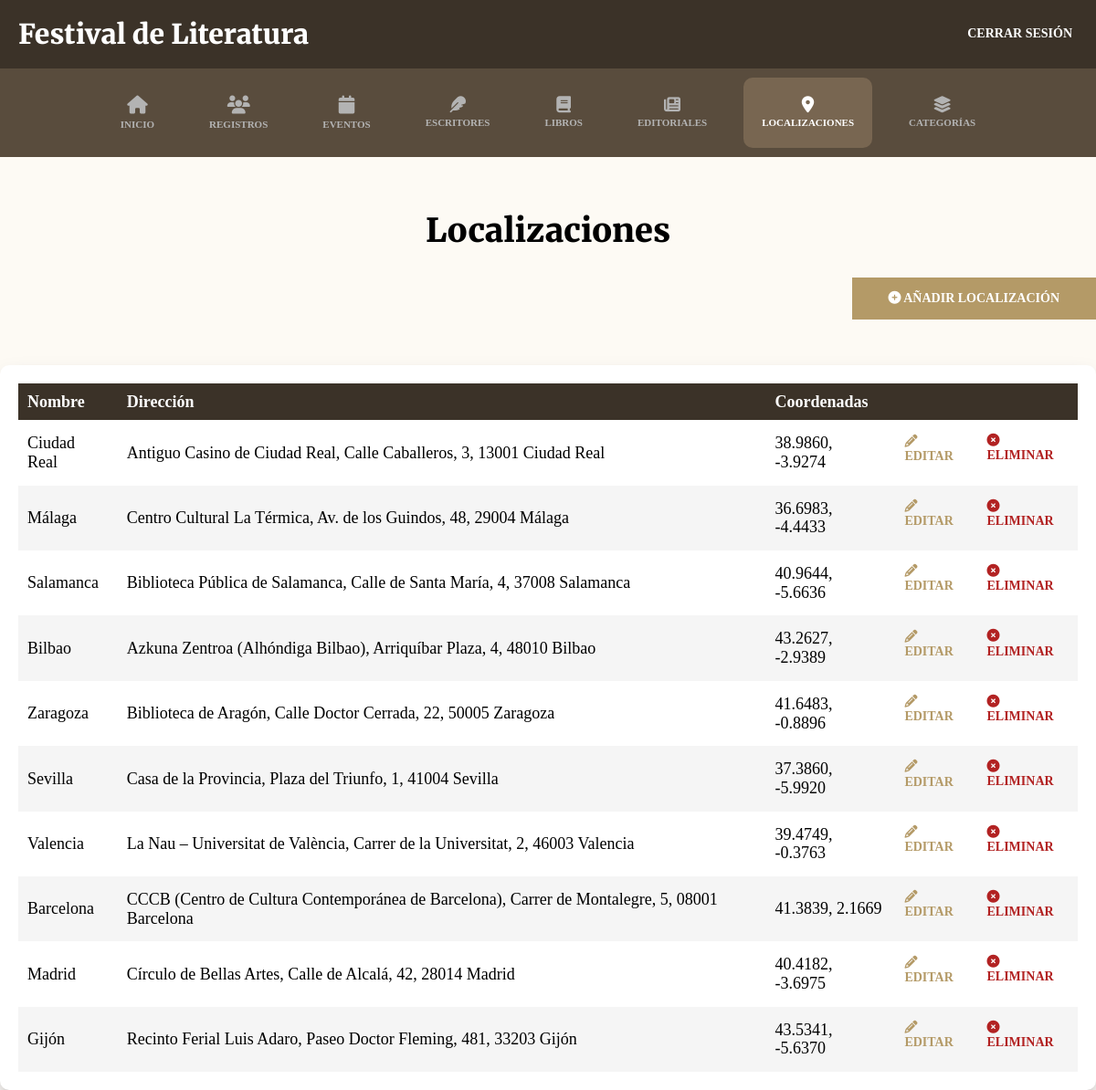
The page /admin/localizaciones (signed in) on the database its author committed.
### tables this page shows
CREATE TABLE localizaciones (
  id_localizacion INT UNSIGNED  NOT NULL AUTO_INCREMENT,
  nombre            VARCHAR(150)  NOT NULL,
  direccion         VARCHAR(255)  NOT NULL,
  coordenadas       VARCHAR(64)   NOT NULL,  
  PRIMARY KEY (id_localizacion),
  KEY idx_localizaciones_nombre (nombre)
);

### controllers/LocalizacionesController.php (called while the page is built, shortened)
<?php
class LocalizacionesController {
    public static function index(Router $router) {
        $localizaciones = Localizacion::all();
        $router->render('admin/localizaciones/index', [
            'titulo' => 'Localizaciones',
            'localizaciones' => $localizaciones
        ]);
    }
}

### public/index.php (called while the page is built, shortened)
<?php
$router = new Router();
$router->get('/login', [AuthController::class, 'login']);
$router->post('/login', [AuthController::class, 'login']);
$router->post('/logout', [AuthController::class, 'logout']);
$router->get('/registro', [AuthController::class, 'registro']);
$router->post('/registro', [AuthController::class, 'registro']);
$router->get('/admin/dashboard', [DashboardController::class, 'index']);
$router->get('/admin/registros', [RegistrosController::class, 'index']);
$router->post('/admin/registros/eliminar', [RegistrosController::class, 'eliminar']);
$router->get('/admin/eventos', [EventosController::class, 'index']);
$router->get('/admin/eventos/crear', [EventosController::class, 'crear']);
$router->post('/admin/eventos/crear', [EventosController::class, 'crear']);
$router->get('/admin/eventos/editar', [EventosController::class, 'editar']);
$router->post('/admin/eventos/editar', [EventosController::class, 'editar']);
$router->post('/admin/eventos/eliminar', [EventosController::class, 'eliminar']);
$router->get('/admin/escritores', [EscritoresController::class, 'index']);
$router->get('/admin/escritores/crear', [EscritoresController::class, 'crear']);
$router->post('/admin/escritores/crear', [EscritoresController::class, 'crear']);
$router->get('/admin/escritores/editar', [EscritoresController::class, 'editar']);
$router->post('/admin/escritores/editar', [EscritoresController::class, 'editar']);
$router->post('/admin/escritores/eliminar', [EscritoresController::class, 'eliminar']);
$router->get('/admin/libros', [LibrosController::class, 'index']);
$router->get('/admin/libros/crear', [LibrosController::class, 'crear']);
$router->post('/admin/libros/crear', [LibrosController::class, 'crear']);
$router->get('/admin/libros/editar', [LibrosController::class, 'editar']);
$router->post('/admin/libros/editar', [LibrosController::class, 'editar']);
$router->post('/admin/libros/eliminar', [LibrosController::class, 'eliminar']);
$router->get('/admin/editoriales', [EditorialesController::class, 'index']);
$router->get('/admin/editoriales/crear', [EditorialesController::class, 'crear']);
$router->post('/admin/editoriales/crear', [EditorialesController::class, 'crear']);
$router->get('/admin/editoriales/editar', [EditorialesController::class, 'editar']);
$router->post('/admin/editoriales/editar', [EditorialesController::class, 'editar']);
$router->post('/admin/editoriales/eliminar', [EditorialesController::class, 'eliminar']);
$router->get('/admin/localizaciones', [LocalizacionesController::class, 'index']);
$router->get('/admin/localizaciones/crear', [LocalizacionesController::class, 'crear']);
$router->post('/admin/localizaciones/crear', [LocalizacionesController::class, 'crear']);
$router->get('/admin/localizaciones/editar', [LocalizacionesController::class, 'editar']);
$router->post('/admin/localizaciones/editar', [LocalizacionesController::class, 'editar']);
$router->post('/admin/localizaciones/eliminar', [LocalizacionesController::class, 'eliminar']);
$router->get('/admin/categorias', [CategoriasController::class, 'index']);
$router->get('/admin/categorias/crear', [CategoriasController::class, 'crear']);
$router->post('/admin/categorias/crear', [CategoriasController::class, 'crear']);
$router->get('/admin/categorias/editar', [CategoriasController::class, 'editar']);
$router->post('/admin/categorias/editar', [CategoriasController::class, 'editar']);
$router->post('/admin/categorias/eliminar', [CategoriasController::class, 'eliminar']);
$router->get('/', [PaginasController::class, 'index']);
$router->get('/festival', [PaginasController::class, 'festival']);
$router->get('/programa', [PaginasController::class, 'programa']);
$router->get('/localizaciones', [PaginasController::class, 'localizaciones']);
$router->get('/escritores', [PaginasController::class, 'escritores']);
$router->get('/entradas', [PaginasController::class, 'entradas']);
$router->post('/entradas', [PaginasController::class, 'entradas']);
$router->get('/404', [PaginasController::class, 'error']);
$router->get('/mis-entradas', [\Controllers\PaginasController::class, 'misEntradas']);
$router->post('/mis-entradas', [\Controllers\PaginasController::class, 'misEntradas']);
$router->comprobarRutas();

### models/ActiveRecord.php (called while the page is built, shortened)
<?php
class ActiveRecord {
    protected static $db;
    protected static $tabla = '';
    protected static $idColumn = 'id';
    public function __get(string $propiedad) {
        $metodo = 'get' . str_replace(' ', '', ucwords(str_replace('_', ' ', $propiedad)));
        if (method_exists($this, $metodo)) {
            return $this->$metodo();
        }
        return null;
    }
    public static function setDB($database) {
        self::$db = $database;
    }
    public static function consultarSQL($query) {
        $resultado = self::$db->query($query);
        $array = [];
        while ($registro = $resultado->fetch_assoc()) {
            $array[] = static::crearObjeto($registro);
        }
        return $array;
    }
    protected static function crearObjeto($registro) {
    $objeto = new static;
    foreach ($registro as $key => $value) {
        $v = $value;
        try {
            $prop = new \ReflectionProperty($objeto, $key);
            $type = $prop->getType();
            if ($type instanceof \ReflectionNamedType) {
                $typeName   = $type->getName();
                $allowsNull = $type->allowsNull();
                if ($typeName === 'int') {
                    if ($v === null) {
                        $v = $allowsNull ? null : 0;
                    } else {
                        $v = (int)$v;
                    }
                } elseif ($typeName === 'float') {
                    if ($v === null) {
                        $v = $allowsNull ? null : 0.0;
                    } else {
                        $v = (float)$v;
                    }
                } elseif ($typeName === 'string') {
                    if ($v === null && !$allowsNull) {
                        $v = '';
                    }
                }
            }
        } catch (\ReflectionException $e) {
        }
        $objeto->$key = $v;
    }
    return $objeto;
}
    public static function all() {
        $pk = static::$idColumn;
        $query = "SELECT * FROM " . static::$tabla . " ORDER BY {$pk} DESC";
        return self::consultarSQL($query);
    }
}

### models/Localizacion.php (called while the page is built, shortened)
<?php
class Localizacion extends ActiveRecord {
    protected ?int $id_localizacion = null;
    protected string $nombre = '';
    protected string $direccion = '';
    protected string $coordenadas = '';
    public function __construct($args = [])
    {
        $this->id_localizacion = $args['id_localizaciones'] ?? null;
        $this->nombre          = trim($args['nombre'] ?? '');
        $this->direccion       = trim($args['direccion'] ?? '');
        $this->coordenadas     = trim($args['coordenadas'] ?? '');
    }
    public function getIdLocalizacion(): ?int {
        return $this->id_localizacion;
    }
    public function getNombre(): string {
        return $this->nombre;
    }
    public function getDireccion(): string {
        return $this->direccion;
    }
    public function getCoordenadas(): string {
        return $this->coordenadas;
    }
}

### views/admin/localizaciones/index.php (the view, shortened to what this page needs)
<h2 class="dashborad__heading"><?php echo $titulo; ?></h2>
<div class="dashboard__contenedor-boton">
    <a class="dashboard__boton" href="/admin/localizaciones/crear">
        <i class="fa-solid fa-circle-plus"></i> Añadir localización</a>
</div>
<div class="dashboard__contenedor">
    <?php if(!empty($localizaciones)) { ?>
        <table class="table">
            <thead class="table__thead">
                <tr>
                    <th scope="col" class="table__th">Nombre</th>
                    <th scope="col" class="table__th">Dirección</th>
                    <th scope="col" class="table__th">Coordenadas</th>
                    <th scope="col" class="table__th"></th>
                </tr>
            </thead>
            <tbody class="table__tbody">
                <?php foreach($localizaciones as $localizacion) { ?>
                    <tr class="table__tr">
                        <td class="table__td">
                            <?php echo $localizacion->nombre; ?>
                        </td>
                        <td class="table__td">
                            <?php echo $localizacion->direccion; ?>
                        </td>
                        <td class="table__td">
                            <?php echo $localizacion->coordenadas; ?>
                        </td>
                        <td class="table__td--acciones">
                            <a class="table__accion table__accion--editar" href="/admin/localizaciones/editar?id=<?php echo $localizacion->id_localizacion; ?>">
                                <i class="fa-solid fa-pencil"></i>
                                Editar
                            </a>
                            <form method="POST" action="/admin/localizaciones/eliminar" class="table__formulario">
                                <button class="table__accion table__accion--eliminar" type="submit">
                                    <i class="fa-solid fa-circle-xmark"></i>
                                    Eliminar
                                </button>
                            </form>
                        </td>
                    </tr>
                <?php } ?>
            </tbody>
        </table>
    <?php } else { ?>
        <p class="text-center">No hay localizaciones.</p>
    <?php } ?>
</div>

### public/build/css/app.css (style rules this page uses)
html { line-height: 1.15; -webkit-text-size-adjust: 100%; }
body { margin: 0; }
a { background-color: transparent; }
button, input, optgroup, select, textarea { font-family: inherit; font-size: 100%; line-height: 1.15; margin: 0; }
button, input { overflow: visible; }
button, select { text-transform: none; }
button, [type=button], [type=reset], [type=submit] { -webkit-appearance: button; }
html { font-size: 62.5%; box-sizing: border-box; background-color: #fdfaf4; height: 100%; }
*, *:before, *:after { box-sizing: inherit; }
body { font-family: serif; font-size: 1.8rem; }
a { text-decoration: none; }
h1, h2, h3 { font-family: "Merriweather", serif; font-weight: 900; margin: 2rem 0; }
h2 { font-size: 3.6rem; }
[class$=__heading] { font-family: "Merriweather", serif; font-weight: 900; margin: 2rem 0; margin: 6rem 0 3rem 0; text-align: center; }
.dashboard { height: 100%; display: flex; flex-direction: column; }
@media (min-width: 768px) { .dashboard__contenedor-boton { display: flex; justify-content: flex-end; margin-bottom: 5rem; } }
.dashboard__boton { background-color: #b49a67; padding: 1.5rem 4rem; color: #ffffff; font-size: 1.8rem; font-weight: 700; border: none; transition-property: background-color; transition-duration: 0.3s; text-align: center; width: 100%; display: inline-block; }
.dashboard__boton { text-transform: uppercase; font-size: 1.4rem; }
@media (min-width: 768px) { .dashboard__boton { width: auto; } }
.dashboard__contenedor, .dashboard__formulario { box-shadow: rgba(50, 50, 93, 0.25) 0px 13px 27px -5px, rgba(0, 0, 0, 0.3) 0px 8px 16px -8px; background-color: #ffffff; padding: 2rem; border-radius: 1rem; margin-top: 5rem; }
.table { width: 100%; border-collapse: collapse; }
.table__thead { background-color: #3b3228; color: #ffffff; }
.table__th { padding: 1rem; text-align: left; }
.table__tr:nth-of-type(even) { background-color: #f5f5f5; }
.table__td, .table__td--acciones { padding: 1.5rem 1rem; }
.table__td--acciones { display: flex; justify-content: flex-end; gap: 2rem; align-items: center; }
.table__accion { all: unset; text-transform: uppercase; font-size: 1.4rem; font-weight: 700; }
.table__accion--editar { color: #b49a67; }
.table__accion--eliminar { color: #b22222; }

### rows shown on the page
localizaciones: nombre "Ciudad Real", direccion "Antiguo Casino de Ciudad Real, Calle Caballeros, 3, 13001 Ciudad Real", coordenadas "38.9860, -3.9274"
localizaciones: nombre "Málaga", direccion "Centro Cultural La Térmica, Av. de los Guindos, 48, 29004 Málaga", coordenadas "36.6983, -4.4433"
localizaciones: nombre "Salamanca", direccion "Biblioteca Pública de Salamanca, Calle de Santa María, 4, 37008 Salamanca", coordenadas "40.9644, -5.6636"
localizaciones: nombre "Bilbao", direccion "Azkuna Zentroa (Alhóndiga Bilbao), Arriquíbar Plaza, 4, 48010 Bilbao", coordenadas "43.2627, -2.9389"
localizaciones: nombre "Zaragoza", direccion "Biblioteca de Aragón, Calle Doctor Cerrada, 22, 50005 Zaragoza", coordenadas "41.6483, -0.8896"
localizaciones: nombre "Sevilla", direccion "Casa de la Provincia, Plaza del Triunfo, 1, 41004 Sevilla", coordenadas "37.3860, -5.9920"
localizaciones: nombre "Valencia", direccion "La Nau – Universitat de València, Carrer de la Universitat, 2, 46003 Valencia", coordenadas "39.4749, -0.3763"
localizaciones: nombre "Barcelona", direccion "CCCB (Centro de Cultura Contemporánea de Barcelona), Carrer de Montalegre, 5, 08001 Barcelona", coordenadas "41.3839, 2.1669"
localizaciones: nombre "Madrid", direccion "Círculo de Bellas Artes, Calle de Alcalá, 42, 28014 Madrid", coordenadas "40.4182, -3.6975"
localizaciones: nombre "Gijón", direccion "Recinto Ferial Luis Adaro, Paseo Doctor Fleming, 481, 33203 Gijón", coordenadas "43.5341, -5.6370"

### other values the page prints
$titulo "Localizaciones"
